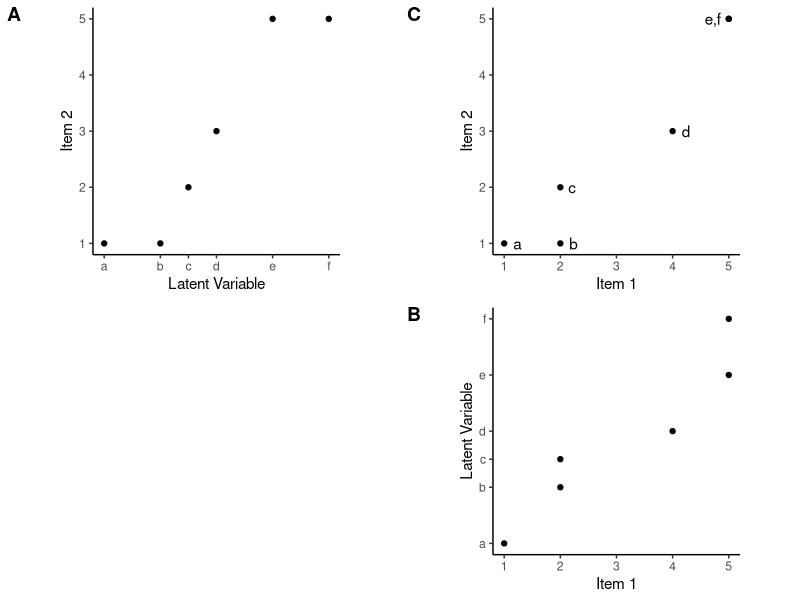
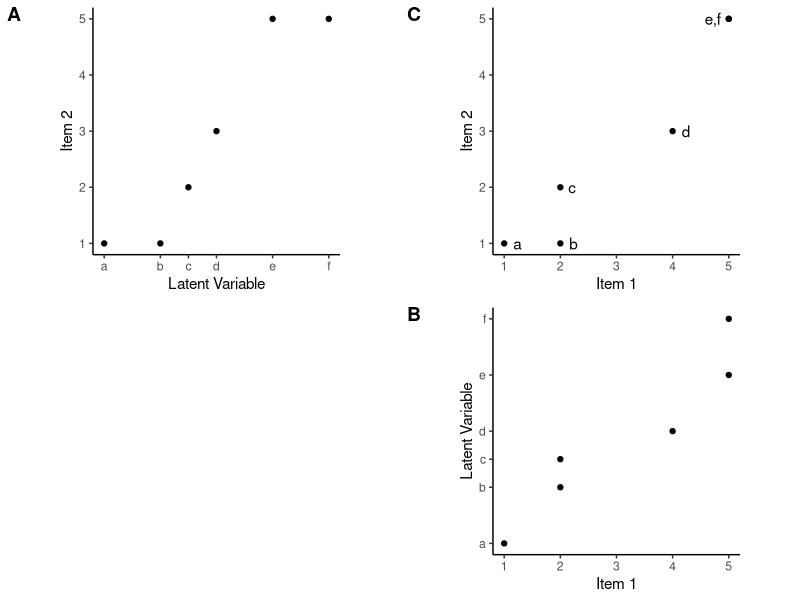

Write R code to recreate these figures, in order.
## ---- chunk 1
knitr::opts_chunk$set(echo = TRUE)
## ---- chunk 2
library(gridExtra)
library(tidyverse)

latent_var <- c(1, 2, 2.5, 3, 4, 5)
d1 <- data.frame(plot = 1, x = latent_var, y = c(1, 2, 2, 4, 5, 5))
d2 <- data.frame(plot = 2, x = latent_var, y = c(1, 1, 2, 3, 5, 5))
d3 <- data.frame(plot = 3, x = d1$y, y = d2$y)
d <- rbind(d1, d2, d3)

fdrtool::monoreg(d3$x, d3$y)

p1 <- ggplot(d1, aes(y, x)) + geom_point() + theme_bw() +  coord_fixed() +
  theme_classic() + 
  scale_x_continuous(name = "Item 1", limits = c(1, 5), breaks = 1:5) +
  scale_y_continuous(name = "Latent Variable", limits = c(1, 5), breaks = latent_var,
                     labels = c(letters[1:6]))

p2 <- ggplot(d2, aes(x, y)) + geom_point() + theme_bw() + coord_fixed() + 
  theme_classic() +
  scale_y_continuous(name = "Item 2", limits = c(1, 5), breaks = 1:5) +
  scale_x_continuous(name = "Latent Variable", limits = c(1, 5), breaks = latent_var,
                     labels = c(letters[1:6]))

p3 <- ggplot(d3, aes(x, y, label = c(letters[1:4], "e,f", ""))) + geom_point() + theme_bw() + coord_fixed() + 
  theme_classic() +
  scale_y_continuous("Item 2", limits = c(1, 5), breaks = 1:5) + 
  scale_x_continuous("Item 1", limits = c(1, 5), breaks = 1:5) + 
  geom_text(hjust = c(-1, -1, -1, -1, 1.5, 0))

p4 <- ggplot() + theme_void() #+ 
  # annotate("text", x = 1, y = 1, label = paste(
  #   "If there is a monotonic relationship between a latent variable and two items",
  #   "(subfigures A and B) then both items are also monotonically related (subfigure C)."
  #   )
  # )
#grid.arrange(p2, p3, p4, p1)
library(cowplot)
plot_grid(p2, p3, p4, p1, labels = c("A", "C", "", "B"))
## ---- chunk 3
pdf("plots/monofig.pdf", width = 6, height = 6)
#grid.arrange(p2, p3, p4, p1)
plot_grid(p2, p3, p4, p1, labels = c("A", "C", "", "B"))
dev.off()
